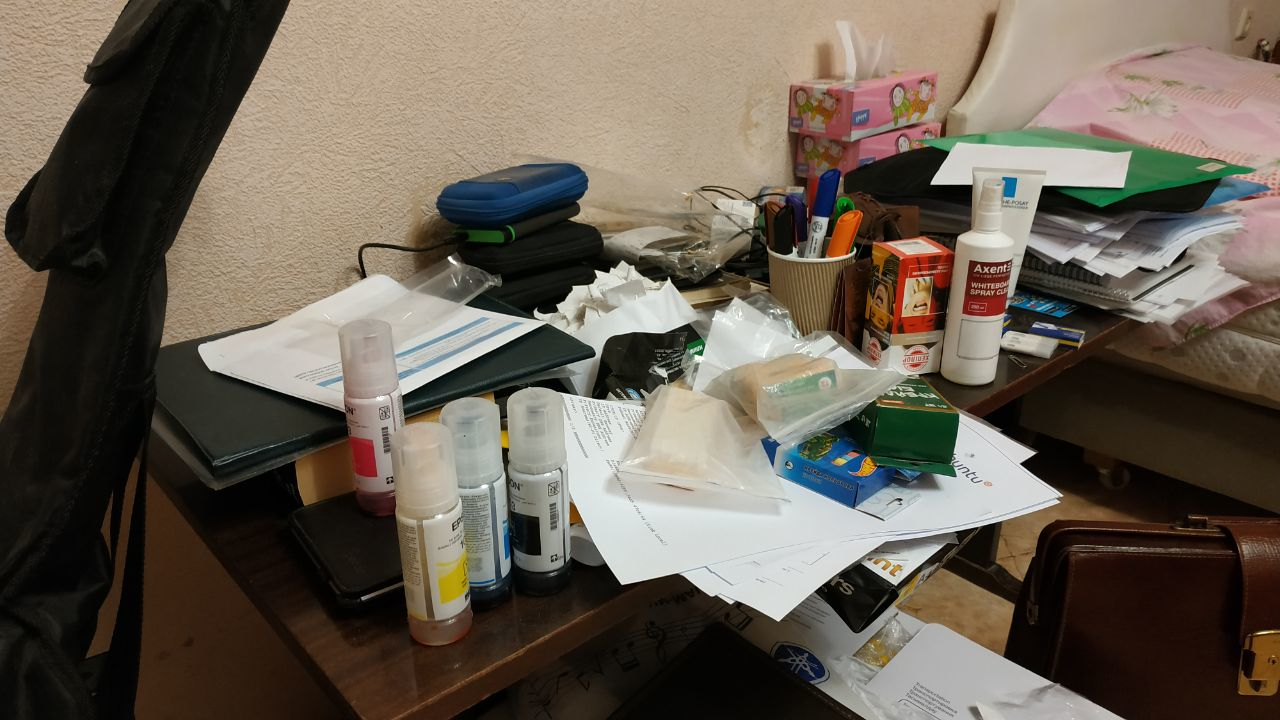
#> input picture lab5/test_images/messL.png, 1280 x 720 px
$ jupyter execute fund_matrix.ipynb
#> lines starting #> are read from the running program, lines starting #| are printed output that depends on the picture
[cell 1]
import numpy as np
import cv2
from matplotlib import pyplot as plt
from scipy.linalg import null_space
from numpy.linalg import det, inv, norm as numpy_norm, matrix_rank as rank
from numpy import trace

[cell 2]
def get_matches(src, dst):
    sift = cv2.SIFT_create()
    kp1, des1 = sift.detectAndCompute(src,None)
    kp2, des2 = sift.detectAndCompute(dst,None)

    bf = cv2.BFMatcher()
    matches = bf.knnMatch(des1,des2, k=2)

    good = []
    for m,n in matches:
        if m.distance < 0.7*n.distance:
            good.append(m)

    src_pts = np.array([ kp1[m.queryIdx].pt for m in good ]).reshape(-1,1,2)
    dst_pts = np.array([ kp2[m.trainIdx].pt for m in good ]).reshape(-1,1,2)

    return src_pts, dst_pts

[cell 3]
img1 = cv2.imread('test_images/messL.png',cv2.IMREAD_GRAYSCALE)
#> img1: shape (720, 1280); min 0, max 255, mean 96.3
img2 = cv2.imread('test_images/messR.png',cv2.IMREAD_GRAYSCALE)
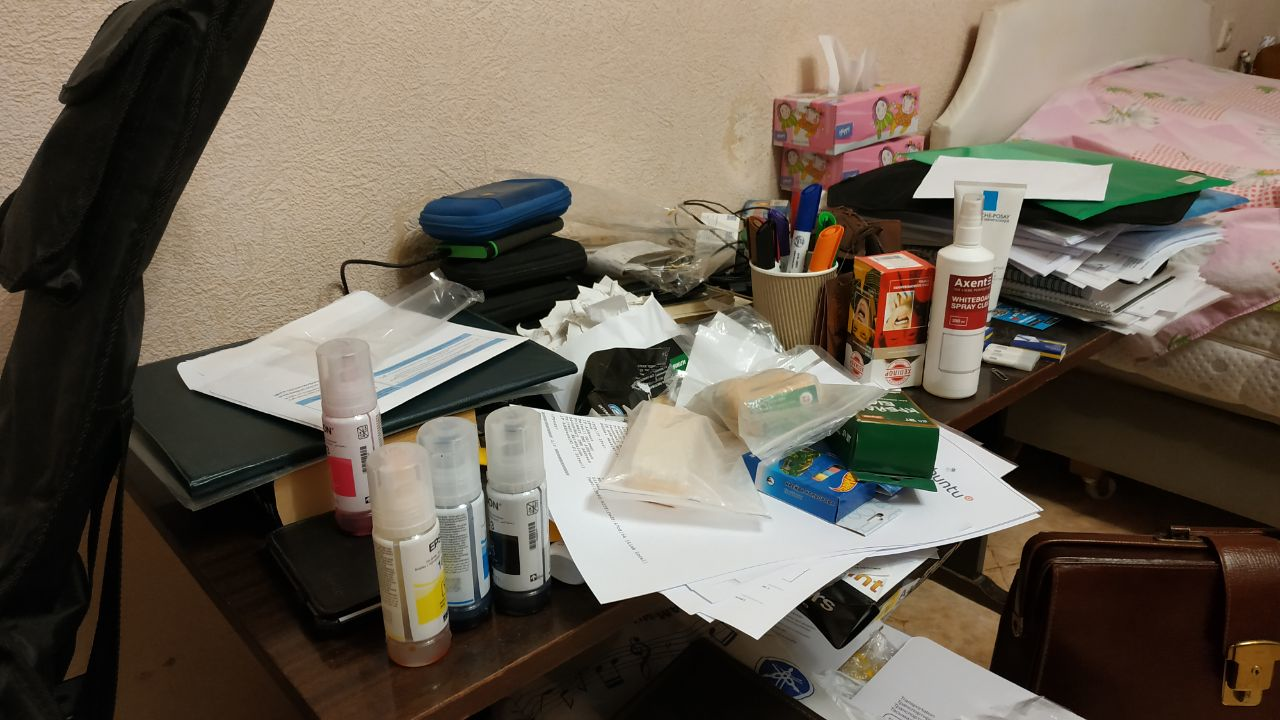
#> input picture lab5/test_images/messR.png, 1280 x 720 px
#> img2: shape (720, 1280); min 0, max 255, mean 99.4
epsilon = 10**(-1)

[cell 4]
src_pts, dst_pts = get_matches(img1, img2)
#> in get_matches, `kp1, des1 = sift.detectAndCompute(src,None)`: kp1 = 2504 keypoints; strongest (x, y, size): (450, 258, 3), (994, 481, 62.8), (596, 272, 2.5), (857, 595, 41.3)
#> in get_matches, `kp2, des2 = sift.detectAndCompute(dst,None)`: kp2 = 2563 keypoints; strongest (x, y, size): (432, 274, 3), (975, 495, 62.3), (580, 287, 3.4), (838, 611, 41.3)
#> in get_matches, `matches = bf.knnMatch(des1,des2, k=2)`: matches = 2504 matches
#> after the loop in get_matches, `for m,n in matches:`: good = 1127 matches
#> in get_matches, `src_pts = np.array([ kp1[m.queryIdx].pt for m in good ]).reshape(-1,1,2)`: src_pts = 1127 rows, first 8: [3.1, 226.8], [36.52, 24.59], [38.03, 269], [45.34, 284.1], [46.18, 44.05], [80.99, 261.6], [86.44, 79.01], [86.44, 79.01]
#> in get_matches, `dst_pts = np.array([ kp2[m.trainIdx].pt for m in good ]).reshape(-1,1,2)`: dst_pts = 1127 rows, first 8: [65.49, 78.12], [13.28, 43.24], [12.26, 289.7], [222, 116.9], [23.54, 62.61], [55.48, 282.9], [61.65, 98.91], [61.65, 98.91]
src_pts_vis = src_pts.copy()
#> src_pts_vis has the same summary as src_pts in get_matches
dst_pts_vis = dst_pts.copy()
#> dst_pts_vis has the same summary as dst_pts in get_matches
ones_arr = np.ones((src_pts.shape[0],1))
#> ones_arr = 1127 values from 1 to 1
src_pts = np.dstack((src_pts,ones_arr))
#> src_pts = 1127 rows, first 8: [3.1, 226.8, 1], [36.52, 24.59, 1], [38.03, 269, 1], [45.34, 284.1, 1], [46.18, 44.05, 1], [80.99, 261.6, 1], [86.44, 79.01, 1], [86.44, 79.01, 1]
dst_pts = np.dstack((dst_pts,ones_arr))
#> dst_pts = 1127 rows, first 8: [65.49, 78.12, 1], [13.28, 43.24, 1], [12.26, 289.7, 1], [222, 116.9, 1], [23.54, 62.61, 1], [55.48, 282.9, 1], [61.65, 98.91, 1], [61.65, 98.91, 1]

[cell 5]
def get_7pts(src_pts,dst_pts):
    random_indices = np.random.randint(0,len(src_pts),7)
    X = np.matmul(  src_pts[random_indices].reshape(-1,3,1),
                    dst_pts[random_indices]
                 ).reshape(7,9)
    return X

[cell 6]
def get_accuracy(src_pts, dst_pts,F,epsilon):
    a = abs(np.matmul(dst_pts,F)@(src_pts.reshape(-1,3,1)))
    accuracy = np.sum((a<epsilon).reshape(-1,1))
    return accuracy

[cell 7]
def get_mask(src_pts, dst_pts,F,epsilon):
    a = abs(np.matmul(dst_pts,F)@(src_pts.reshape(-1,3,1)))
    mask = (a<epsilon).reshape(-1,1)
    return mask

[cell 8]
def calculate_fundamental(src_pts,dst_pts,epsilon, n_iter):
#> called with src_pts = array of shape (1127, 1, 3), dst_pts = array of shape (1127, 1, 3), epsilon = 0.1, n_iter = 1000
    best_accuracy = 0
    for _ in range(n_iter):
        X = get_7pts(src_pts,dst_pts)
        ker_X = null_space(X)
        if ker_X.shape[1] == 2:
            F1, F2 = ker_X[:,1].reshape(3,3), ker_X[:,0].reshape(3,3)
            # F1 = F1/abs(np.sum(F1))
            # F2 = F2/abs(np.sum(F2))
            if rank(F1) == 2:
                accuracy = get_accuracy(src_pts, dst_pts,F1,epsilon)
                if accuracy > best_accuracy:
                    F_best = F1.copy()
                    best_accuracy = accuracy

            elif rank(F2) == 2:
                accuracy = get_accuracy(src_pts, dst_pts,F2,epsilon)
                if accuracy > best_accuracy:
                    F_best = F1.copy()
                    best_accuracy = accuracy

            elif rank(F1)==3 and rank(F2)==3:
                p = np.array([det(F1), det(F1)*trace(F2@inv(F1)),
                              det(F2)*trace(F1@inv(F2)), det(F2)
                             ])
                roots = np.roots(p)
                roots = roots[~np.iscomplex(roots)].real
                for root in roots:
                    F = (root*F1 + F2)
                    # F = F/abs(np.sum(F))
                    if rank(F) == 2:
                        accuracy = get_accuracy(src_pts, dst_pts,F,epsilon)
                        if accuracy > best_accuracy:
                            F_best = F.copy()
                            best_accuracy = accuracy
#> this loop made 1000 passes
#> (random_indices in get_7pts, p, roots) on passes 1, 2, 3, 5, 6, 8: ([684, 559, 835, 763, 1033, 277, 599], [-2.04e-09, -1.29e-07, -2.7e-06, -1.87e-05], [-23.85, -21.89, -17.51]), ([1094, 600, 314, 705, 551, 87, 174], [1.54e-08, 6.16e-07, 8.1e-06, 3.5e-05], [-15.95, -13.24, -10.75]), ([849, 537, 845, 72, 777, 115, 976], [7.71e-10, 2.68e-08, 2.84e-07, 8.64e-07], [-16.89, -12.69, -5.23]), ([910, 423, 697, 639, 544, 543, 714], [1.2e-09, -3.68e-08, 7.81e-08, 3.52e-06], [20.45, 18.11, -7.92]), ([244, 151, 675, 510, 882, 28, 802], [6.44e-07, -8.51e-07, -1.84e-06, -4.32e-07], [2.55, -0.948, -0.278]), ([1066, 543, 888, 257, 57, 291, 779], [-6.73e-10, -2.33e-08, -2.71e-07, -1.03e-06], [-8.37])
#> (p, roots) on passes 61 to 66: ([9.12e-11, 4.04e-09, 5.48e-08, 2.25e-07], [-22.44, -14.11, -7.77]), ([-5.98e-10, -2.61e-08, -3.4e-07, -1.6e-06], [-25.55]), ([-7.44e-11, -7.5e-09, -1.84e-07, -1.28e-06], [-68.31, -19.69, -12.81]), ([3.61e-10, 3.95e-08, 4.37e-06, 1.55e-05], [-3.66]), ([-1.14e-10, -1.04e-08, -2.91e-07, -2.47e-06], [-45.08, -29.93, -16.04]), ([1.98e-10, 1.81e-08, 4.01e-07, 2.47e-06], [-61.87, -18.75, -10.74])
#> after the loop, F_best = [[5.41e-06, 0.00029, -0.587], [-0.000296, -1.33e-05, -0.417], [0.583, 0.426, -0.193]]; best_accuracy = 51
    return F_best, best_accuracy

[cell 9]
F_best, best_accuracy = calculate_fundamental(src_pts,dst_pts,epsilon, 1000)
#> best_accuracy = 51
F_best = F_best.T
#> F_best = [[5.41e-06, -0.000296, 0.583], [0.00029, -1.33e-05, 0.426], [-0.587, -0.417, -0.193]]
F_best = F_best/F_best[-1,-1]
#> F_best = [[-2.8e-05, 0.00153, -3.02], [-0.0015, 6.87e-05, -2.21], [3.04, 2.16, 1]]
mask = get_mask(src_pts, dst_pts,F_best,epsilon)
#> in get_mask, `a = abs(np.matmul(dst_pts,F)@(src_pts.reshape(-1,3,1)))`: a = 1127 values, max 2897.2 at index 237, min 0 at index 244, mean 13.54

[cell 10]
def drawlines(img1,img2,lines,pts1,pts2):
    ''' img1 - image on which we draw the epilines for the points in img2
        lines - corresponding epilines '''
    r,c = img1.shape
    img1 = cv2.cvtColor(img1,cv2.COLOR_GRAY2BGR)
    img2 = cv2.cvtColor(img2,cv2.COLOR_GRAY2BGR)
    for r,pt1,pt2 in zip(lines,pts1,pts2):
        color = tuple(np.random.randint(0,255,3).tolist())
        x0,y0 = map(int, [0, -r[2]/r[1] ])
        x1,y1 = map(int, [c, -(r[2]+r[0]*c)/r[1] ])
        img1 = cv2.line(img1, (x0,y0), (x1,y1), color,1)
        img1 = cv2.circle(img1,tuple(pt1.ravel().astype(np.int64)),5,color,-1)
        img2 = cv2.circle(img2,tuple(pt2.ravel().astype(np.int64)),5,color,-1)
    return img1,img2

[cell 11]
def computeEpilines(points, whichImage, F):
    ones_arr_points = np.ones((points.shape[0],1))
    points = np.dstack((points,ones_arr_points))
    if whichImage == 1:
        lines2 = np.matmul(F, points.reshape(-1,3,1)).reshape(-1,3)
        return lines2
    if whichImage == 2:
        lines1 = np.matmul(F.T, points.reshape(-1,3,1)).reshape(-1,3)
        return lines1

[cell 12]
pts1 = src_pts_vis[mask.ravel()==1]
#> pts1 = 29 rows, first 8: [205.9, 461.6], [432.9, 516.8], [443.9, 422.2], [478.2, 302.4], [500.5, 326.5], [530.1, 477.6], [561.8, 297.2], [592.7, 354.2]
pts2 = dst_pts_vis[mask.ravel()==1]
#> pts2 = 29 rows, first 8: [183.6, 482.5], [409.4, 537.9], [421, 442.8], [461.3, 318.2], [483.1, 342.6], [508.2, 496.7], [544.9, 312.5], [574.6, 370.1]


lines1 = computeEpilines(pts2, 2,F_best)
#> in computeEpilines, `points = np.dstack((points,ones_arr_points))`: points = 29 rows, first 8: [183.6, 482.5, 1], [409.4, 537.9, 1], [421, 442.8, 1], [461.3, 318.2, 1], [483.1, 342.6, 1], [508.2, 496.7, 1], [544.9, 312.5, 1], [574.6, 370.1, 1]
#> in computeEpilines, `lines1 = np.matmul(F.T, points.reshape(-1,3,1)).reshape(-1,3)`: lines1 = 29 rows, first 8: [2.31, 2.47, -1617.5], [2.22, 2.82, -2420.6], [2.36, 2.84, -2245.7], [2.55, 2.89, -2092.4], [2.51, 2.92, -2211.7], [2.28, 2.97, -2627.7], [2.56, 3.02, -2331.8], [2.47, 3.07, -2548.3]
img5,img6 = drawlines(img1,img2,lines1,pts1,pts2)
#> the loop in drawlines, `for r,pt1,pt2 in zip(lines,pts1,pts2):` made 29 passes
#> (r, pt1, pt2) on passes 8 to 18: ([2.47, 3.07, -2548.3], [[592.7, 354.2]], [[574.6, 370.1]]), ([2.61, 3.14, -2483.8], [[641.2, 257.8]], [[624.6, 272.5]]), ([2.56, 3.15, -2584.8], [[649.2, 293.3]], [[631.8, 308.4]]), ([2.58, 3.21, -2659.1], [[686.6, 275.9]], [[669.6, 290.4]]), ([2.54, 3.24, -2792.5], [[708, 307.6]], [[690.7, 322.1]]), ([2.37, 3.3, -3139.4], [[746, 414.1]], [[727.3, 429.3]]), ([2.85, 3.37, -2613.8], [[799.7, 100.2]], [[783.5, 114.3]]), ([2.85, 3.37, -2613.8], [[799.7, 100.2]], [[783.5, 114.3]]), ([2.82, 3.4, -2719.2], [[821.9, 118.1]], [[805.6, 131.8]]), ([2.43, 3.44, -3337.2], [[838.9, 378]], [[819.7, 392.6]]), ([2.79, 3.44, -2830.2], [[844.2, 138.6]], [[827.5, 152.2]])
#> (r, pt1, pt2, color, y0, y1) on passes 1 to 6: ([2.31, 2.47, -1617.5], [[205.9, 461.6]], [[183.6, 482.5]], (25, 145, 58), 653, -541), ([2.22, 2.82, -2420.6], [[432.9, 516.8]], [[409.4, 537.9]], (37, 68, 19), 857, -149), ([2.36, 2.84, -2245.7], [[443.9, 422.2]], [[421, 442.8]], (185, 132, 62), 792, -274), ([2.55, 2.89, -2092.4], [[478.2, 302.4]], [[461.3, 318.2]], (113, 105, 144), 724, -405), ([2.51, 2.92, -2211.7], [[500.5, 326.5]], [[483.1, 342.6]], (81, 128, 176), 756, -343), ([2.28, 2.97, -2627.7], [[530.1, 477.6]], [[508.2, 496.7]], (31, 245, 41), 883, -97)
#> after the loop in drawlines, `for r,pt1,pt2 in zip(lines,pts1,pts2):`: img1: shape (720, 1280, 3); mean B, G, R 96.6, 96.9, 96.7
#> after the loop in drawlines, `for r,pt1,pt2 in zip(lines,pts1,pts2):`:
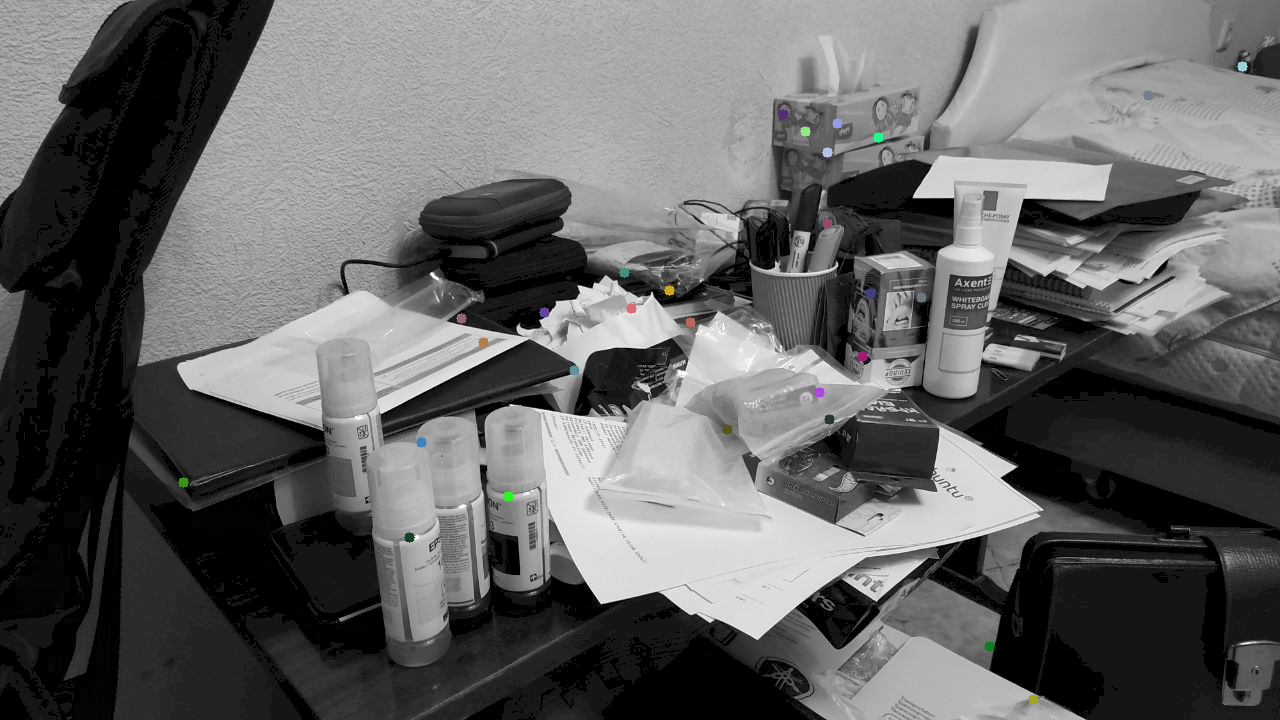
#> img2: shape (720, 1280, 3); mean B, G, R 99.4, 99.4, 99.4
# Find epilines corresponding to points in left image (first image) and
# drawing its lines on right image
lines2 = computeEpilines(pts1, 1,F_best)
img3,img4 = drawlines(img2,img1,lines2,pts2,pts1)
#> the loop in drawlines (call 2), `for r,pt1,pt2 in zip(lines,pts1,pts2):` made 29 passes
#> (r, pt1, pt2) on passes 1 to 11: ([-2.31, -2.48, 1623.6], [[183.6, 482.5]], [[205.9, 461.6]]), ([-2.24, -2.82, 2433], [[409.4, 537.9]], [[432.9, 516.8]]), ([-2.38, -2.84, 2262], [[421, 442.8]], [[443.9, 422.2]]), ([-2.57, -2.9, 2107.8], [[461.3, 318.2]], [[478.2, 302.4]]), ([-2.53, -2.94, 2227.5], [[483.1, 342.6]], [[500.5, 326.5]]), ([-2.3, -2.97, 2643.6], [[508.2, 496.7]], [[530.1, 477.6]]), ([-2.58, -3.03, 2350.6], [[544.9, 312.5]], [[561.8, 297.2]]), ([-2.49, -3.07, 2567.6], [[574.6, 370.1]], [[592.7, 354.2]]), ([-2.64, -3.15, 2507], [[624.6, 272.5]], [[641.2, 257.8]]), ([-2.58, -3.16, 2607.9], [[631.8, 308.4]], [[649.2, 293.3]]), ([-2.61, -3.22, 2684], [[669.6, 290.4]], [[686.6, 275.9]])
#> after the loop in drawlines (call 2), `for r,pt1,pt2 in zip(lines,pts1,pts2):`:
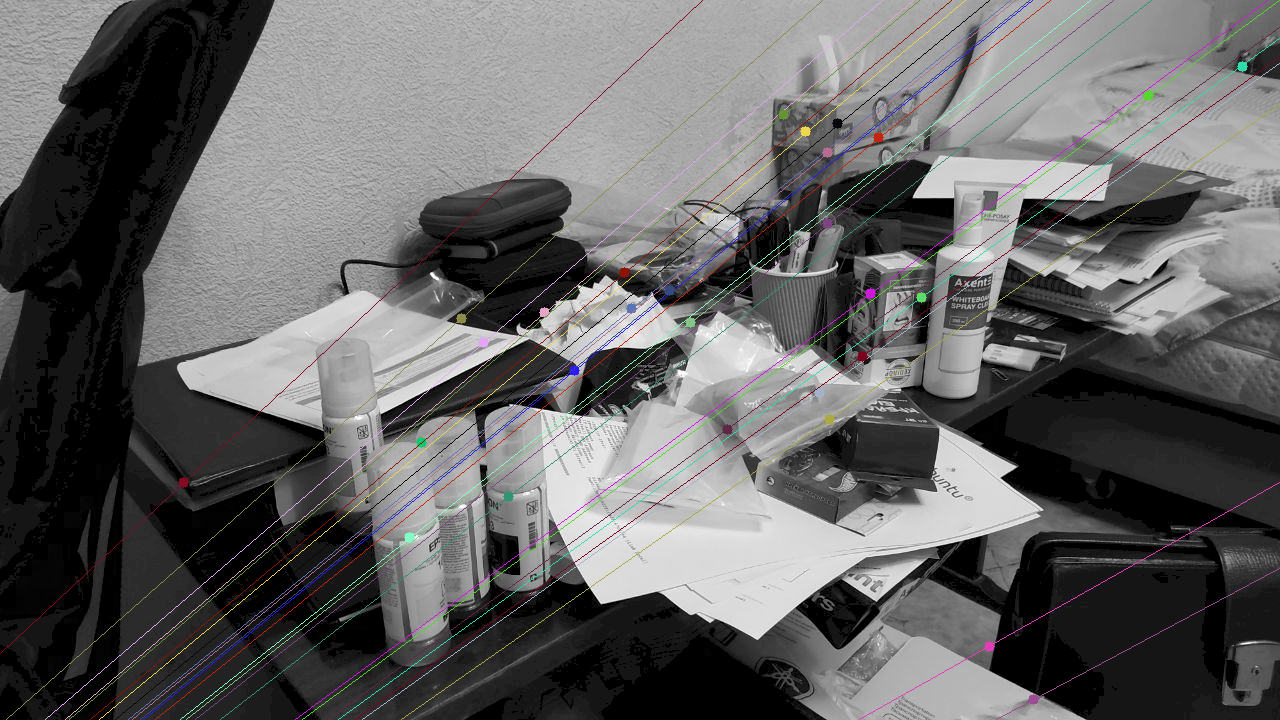
#> img1: shape (720, 1280, 3); mean B, G, R 99.7, 99.6, 100.1
#> after the loop in drawlines (call 2), `for r,pt1,pt2 in zip(lines,pts1,pts2):`:
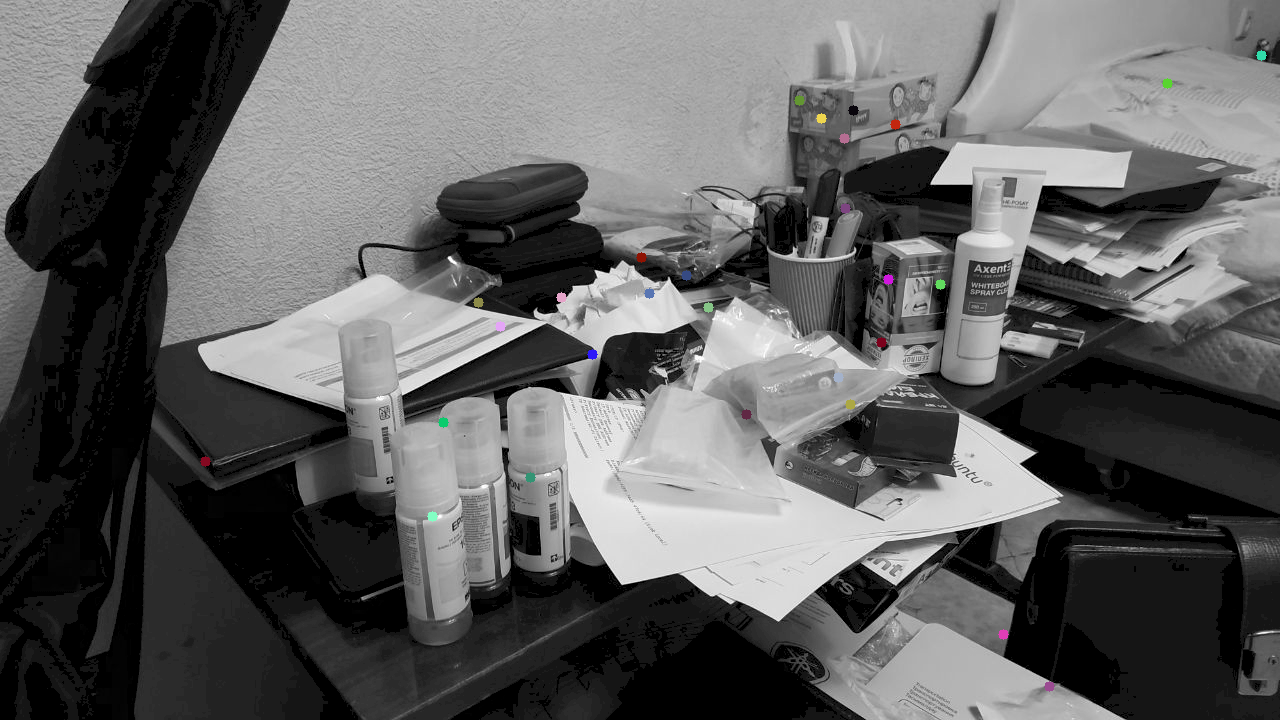
#> img2: shape (720, 1280, 3); mean B, G, R 96.3, 96.3, 96.4
plt.figure(figsize=(30,30))
plt.subplot(121),plt.imshow(img5)
plt.subplot(122),plt.imshow(img3)
plt.show()
#> figure, not shown here; B, G, R data is drawn as R, G, B
